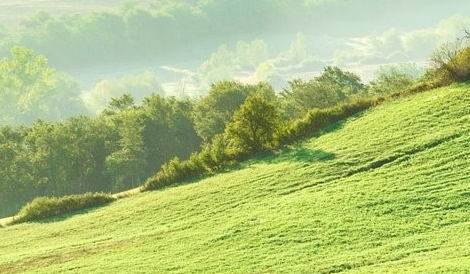
#> input picture EMD_PRO/img/img.png, 470 x 274 px
$ python main.py
#> lines starting #> are read from the running program, lines starting #| are printed output that depends on the picture; long printed decimals are rounded
from PIL import Image
import numpy as np
five=[]
cover_pix=[]
cover_hide_pix=[]

get_secrt_message=[]
get_secrt=[]
secrt_five=[]
get_secrt_message_two=[]
x=[-1,-2,0,1,2]
def five_to_two(get_secrt_message_five):
    lenth=int(len(get_secrt_message_five)/2)
    for i in range(lenth):
        message=int(str(get_secrt_message_five[i*2])+str(get_secrt_message_five[i*2+1]))
        message=int(message/10)*5+message%10
        aa=bin(message)[2:]
        lentehs=len(aa)
        if lentehs==2:
            aa="0"+"0"+aa
        elif lentehs==3:
            aa="0"+aa
        elif lentehs==1:
            aa="0"+"0"+"0"+aa

        for j in aa:
            get_secrt_message_two.append(int(j))
def ten_to_five(a):#将十进制转换成5进制，并且用字符串的形式打印出来
    shang=[]
    yu=[]
    shangshu=1
    while(shangshu!=0):
        shangshu=int(a/5)
        yushu=a%5
        a=shangshu
        yu.append(yushu)
    lenth=len(yu)
    st = ""
    for i in range(lenth):
        aa = str(yu[lenth - i - 1])
        st = st + aa
    if len(st)==1:
        st="0"+st
    return st
def two_to_five(secrt_message):
    lenth=len(secrt_message)
    yu=int(lenth/4)
    for i in range(yu):
        dd=str(secrt_message[i*4])+str(secrt_message[i*4+1])+str(secrt_message[i*4+2])+str(secrt_message[i*4+3])
        dd=int(dd,2)#得到十进制的数,将每4位二进制分成一组，然后转换成10进制
        dd=ten_to_five(dd)#将十进制转换成5进制

        for j in dd:
            j=int(j)
            five.append(j)  # 将转换后的5进制放在一个列表当中，方便后面使用
def secrt_message_hide(img,secrt_message):
#> called with img = './img/img.png'
    global cover_hide_pix
    img=Image.open(img).convert("L")
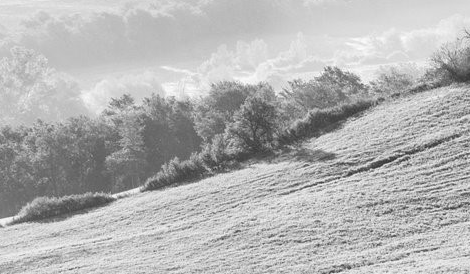
#> img: PIL image 470x274 L; min 41, max 251, mean 179.1
    img.save("./img/img_gray.png")
    img_hide=img.copy()
    width=img.width
#> width = 470
    hight=img.height
#> hight = 274
    for i in range(hight):
        for j in range(width):
            pix=img.getpixel((j,i))
            cover_pix.append(pix)
#> after the loop, cover_pix = 128780 items
    for lenth in range(len(cover_pix)):
        cover_hide_pix.append(cover_pix[lenth])
#> after the loop, cover_hide_pix = 128780 items
    print("更改前的像素值:",end="")
    for flag in range(len(five)):
        print(cover_pix[flag],end=",")
#> this loop made 12 passes
#| 230,
#| 221,
#| 224,
#| 226,
#| 225,
#| 223,
#| 222,
#| 222,
#> (further printed lines are left out)
   #消息嵌入的核心部分
    for flags in range(len(five)):
        for xx in x:
            f=(cover_pix[flags]+xx)%5
            if f==five[flags]:
                cover_hide_pix[flags]=cover_pix[flags]+xx
    print()
    print("更改后的像素值:", end="")
    for flag in range(len(five)):
        print(cover_hide_pix[flag],end=",")
        get_secrt_message.append(cover_hide_pix[flag]%5)
#> after the loop, get_secrt_message = [1, 3, 0, 3, 0, 3, 1, 2, 0, 1, 2, 1]
    a=0
    #对更改后的像素进行更改到灰度图像当中
    for i in range(hight):
        for j in range(width):
            img_hide.putpixel((j,i),cover_hide_pix[a])
            a=a+1
#> after the loop, a = 128780
    img_hide.save("./img/img_hide.png")
def secrt_message_get(img):
#> called with img = './img/img_hide.png'
    img=Image.open(img).convert("L")
    lenth=len(five)
    width=img.width
#> width = 470
    hight=img.height
#> hight = 274
    for i in range(hight):
        for j in range(width):
            pix=img.getpixel((j,i))
            get_secrt.append(pix)
#> after the loop, get_secrt = 128780 items
    for b in range(lenth):
        secrt_five.append(get_secrt[b]%5)
#> after the loop, secrt_five = [1, 3, 0, 3, 0, 3, 1, 2, 0, 1, 2, 1]
    print()
    print("提取出来的5进制消息：",secrt_five)
#| 提取出来的5进制消息： [1, 3, 0, 3, 0, 3, 1, 2, 0, 1, 2, 1]
    five_to_two(secrt_five)
#> in five_to_two, `lenth=int(len(get_secrt_message_five)/2)`: lenth = 6
#> the loop in five_to_two, `for i in range(lenth):` made 6 passes
#> (message, aa, lentehs) on passes 1 to 6: (8, '1000', 4), (3, '0011', 2), (3, '0011', 2), (7, '0111', 3), (1, '0001', 1), (11, '1011', 4)
#> after the loop in five_to_two, `for i in range(lenth):`: get_secrt_message_two = [1, 0, 0, 0, 0, 0, 1, 1, 0, 0, 1, 1, 0, 1, 1, 1, 0, 0, 0, 1, 1, 0, 1, 1]
    print("转换之后的2进制消息：",get_secrt_message_two)
#| 转换之后的2进制消息： [1, 0, 0, 0, 0, 0, 1, 1, 0, 0, 1, 1, 0, 1, 1, 1, 0, 0, 0, 1, 1, 0, 1, 1]
#采用峰值信噪比(PSNR)对算法进行评价，如果PSNR>30,那么表示人类视觉系统是难以察觉的
def evaluate(cover_pix,cover_hide_pix):
    img=Image.open("./img/img.png")
#> img is the input picture: PIL image 470x274 RGB; mean R, G, B 173.8, 192.7, 123
    width=img.width
#> width = 470
    hight=img.height
#> hight = 274
    sum=0
    for i in range(width*hight):
        sum=sum+(cover_pix[i]-cover_hide_pix[i])*(cover_pix[i]-cover_hide_pix[i])
#> this loop made 128780 passes
#> sum on passes 1 to 3: 1, 5, 6
#> after the loop, sum = 18
    print("-----------------------------评价隐藏算法-------------------------------------")
    MSE=sum/(width*hight)
#> MSE = 0.00014
    print("均方误差为：",MSE)
#| 均方误差为： 0.0001398
    PSNR=(10*int(np.log10(255*255)))/MSE
#> PSNR = 286177.8
    print("PSNR值：",PSNR)
#| PSNR值： 286177.778

if __name__ == '__main__':
    print("本代码n取2，将2进制的秘密消息以5进制的形式进行嵌入")
    secrt_message = [1, 0, 0, 0, 0, 0, 1, 1, 0, 0, 1, 1, 0, 1, 1, 1, 0, 0, 0, 1,1,0,1,1]
    two_to_five(secrt_message)
    print("需要嵌入的2进制消息：",secrt_message)
    print("转换之后的5进制秘密消息：",five)
    secrt_message_hide("./img/img.png",five)
    secrt_message_get("./img/img_hide.png")
    if secrt_message==get_secrt_message_two:
        print("------嵌入消息与提取消息相同，提取成功--------")
    else:print("------嵌入消息与提取消息不相同，提取失败--------")
    evaluate(cover_pix,cover_hide_pix)
